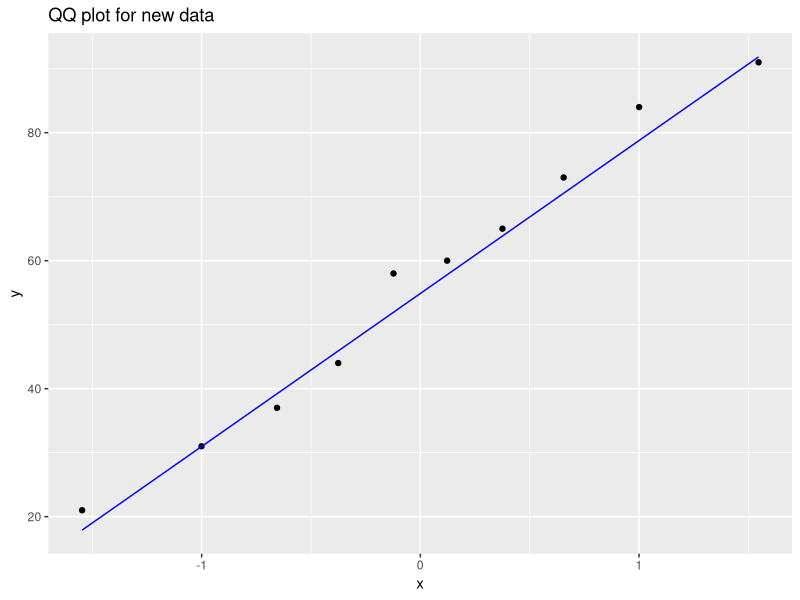

R code for this plot:
library(ggplot2)

hours <- c(4, 9, 10, 14, 4, 7, 12, 22, 1, 17)
scores <- c(31, 58, 65, 73, 37, 44, 60, 91, 21, 84)

real <- data.frame(hours, scores)
print(real)
data <- data.frame(hours= c(3, 9.5, 12, 5, 6, 18, 16, 2, 8, 13))

model <- lm(scores ~ hours)
model_predict <- predict(model)
print(model_predict)
predicted_value <- predict(model, data)

print(predicted_value)

new_data = data.frame(
  scores=scores,
  hours=hours,
  model_predicted_value=model_predict,
  new_Data=data,
  predicted_value=predicted_value
)

print(new_data)

ggplot(new_data, aes(sample = scores)) +
  stat_qq() +
  stat_qq_line(color='blue') +
  ggtitle('QQ plot for new data')